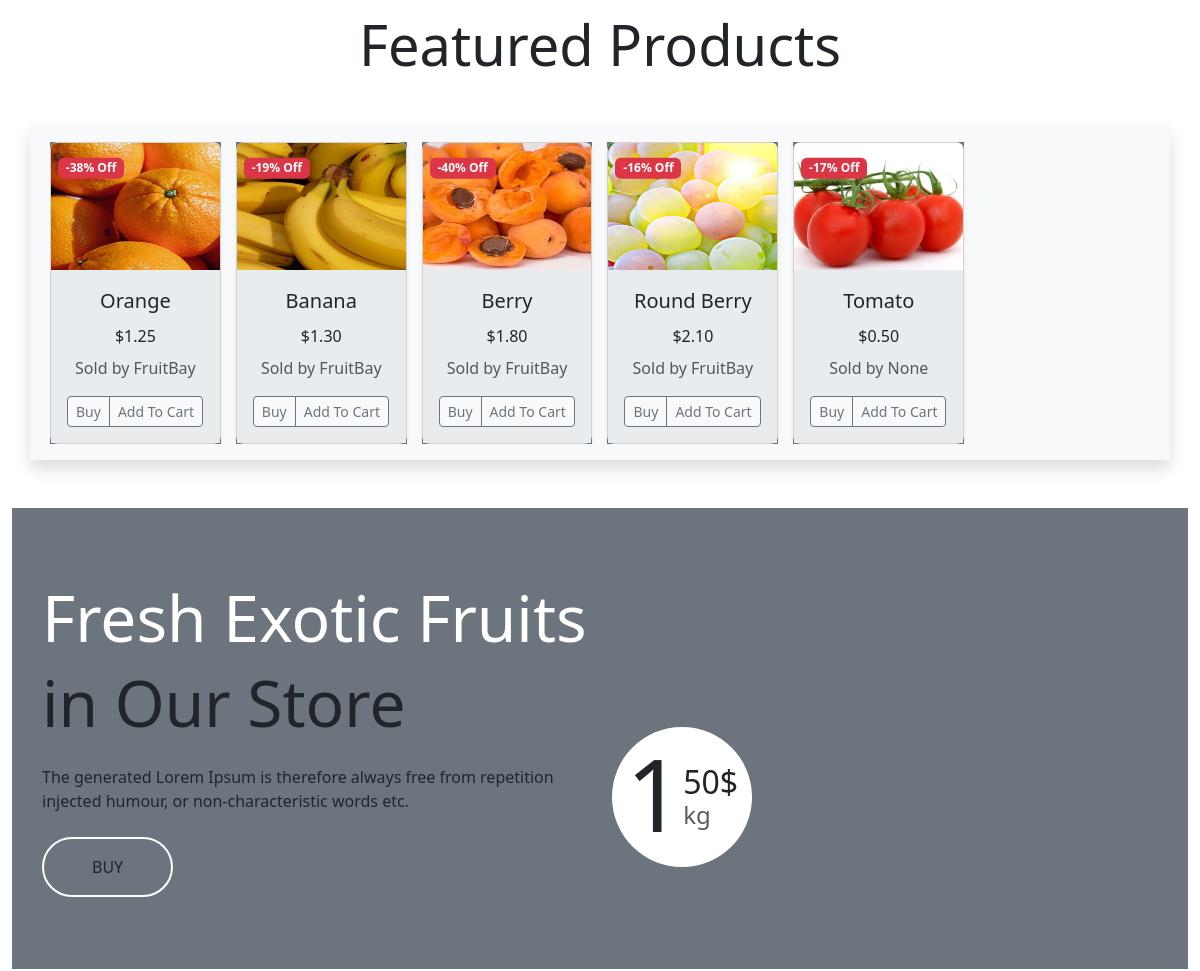
/ (middle part), run on an earlier commit of the app's database.
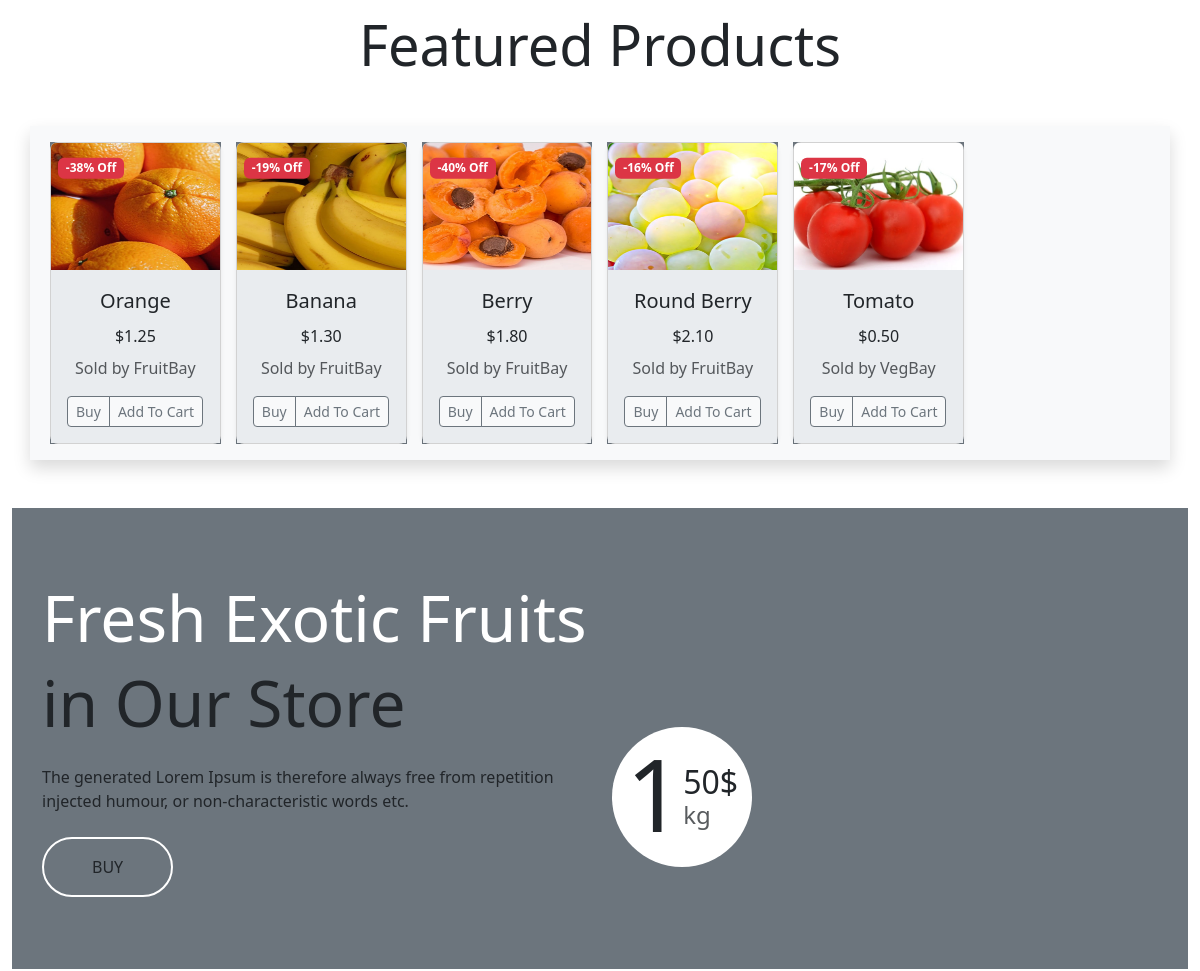
And on a later commit of the database.
### core/models.py (models this page shows, shortened)
class Product(models.Model):
    PID = ShortUUIDField(
        unique=True, length=10, prefix="PID:", max_length=15)
    title = models.CharField(max_length=100, default='Sample')
    desc = models.CharField(
        max_length=500, default='lorem lroeam ipsm lorem doooi')
    specifications = models.TextField(null=True, blank=True)
    category = models.ForeignKey(
        Category, on_delete=models.SET_NULL, null=True, related_name='product_category')
    vendor = models.ForeignKey(
        Vendor, on_delete=models.SET_NULL, null=True, blank=True, related_name='product_vendor')
    image = models.ImageField(upload_to='Product_images')
    in_stock = models.BooleanField(default=True)
    featured_on_home_page = models.BooleanField(default=False)
    price = models.DecimalField(
        max_digits=12, decimal_places=2, default='4.99')
    discount_amount = models.DecimalField(
        max_digits=12, decimal_places=2, default=0)
    product_status = models.CharField(
        max_length=20, choices=Product_Choices, default='active')
    date_added = models.DateTimeField(auto_now_add=True)
    updated = models.DateTimeField(auto_now=True, null=True)
    tags = TaggableManager(blank=True)
    def price_after_discount(self):
        return self.price - self.discount_amount
    def discount_percentage(self):
        if self.price > 0:
            return (self.discount_amount / self.price) * 100
        else:
            return 0

class Vendor(models.Model):
    VID = ShortUUIDField(unique=True, length=10, prefix="VEN:", max_length=15)
    title = models.CharField(max_length=100)
    image = models.ImageField(upload_to='Vendor_images')
    desc = models.CharField(max_length=600, blank=True,
                            null=True, default='description for vendor')
    user = models.ForeignKey(
        customUser, related_name='vendor_user', on_delete=models.SET_NULL, null=True)
    address = models.CharField(
        max_length=500, default="ABC 2nd St Kdl Kollm Kerla Ind")
    contact = models.CharField(max_length=20, default='+91 9999955555')
    message_response_time = models.CharField(max_length=10, default='2 Days')
    shipping_time = models.CharField(max_length=10, default='4 Days')
    authentic_rating = models.CharField(max_length=10, default='100%')
    return_days = models.CharField(max_length=10, default='7 Days')
    warrenty_period = models.CharField(max_length=10, default='30 Days')
    def __str__(self):
        return self.title

### core/views.py (the view)
# urls.py: path('', views.home, name='home'),
def home(request):
    feartured_products = Product.objects.filter(featured_on_home_page=True)
    latest_products = Product.objects.filter().order_by('-date_added')[:4]
    context = {
        "feartured_products": feartured_products,
        'latest_products': latest_products,
    }
    return render(request, 'core/index.html', context)

### core/context_processors.py (called while the page is built)
def context_fn(request):
    categories = Category.objects.all()
    vendors = Vendor.objects.all()
    if "cart_data_object" in request.session:
        cart_items_count = len(request.session['cart_data_object'])
    else:
        cart_items_count = 0
    context = {
        'categories_context': categories,
        'vendors_context': vendors,
        'cart_items_count_context': cart_items_count,
    }
    return context

### core/models.py (called while the page is built)
    def __str__(self):
        return self.title

### templates/core/index.html (shortened to what the changed rows need)
{%extends 'core/base.html' %}
{% block content %}
<div class="container-fluid">
    <h2 id="scroll-1" class="display-4 text-center my-5">Featured Products</h2>
    <div class="container bg-body-secondary align-items-center shadow my-4">
        <div class="row bg-body-tertiary">
            <div class="col-12">
                <div class="owl-carousel owl-theme p-2 m-2 mx-auto">
                    {% for i in feartured_products %}
                    <div class="item bg-secondary align-items-center">
                        <div class="card shadow-sm border-1 rounded-3" style="max-width: 250px; position: relative">
                            <div class="position-absolute top-0 start-0 translate-middle badge bg-danger"
                                style="z-index: 1; margin-top: 25px; margin-left: 40px">
                                -{{i.discount_percentage|floatformat:0}}% Off
                            </div>
                            <a href="{% url 'core:product_detail_view' i.PID %}" class="text-decoration-none text-dark">
                                <div class="ratio ratio-4x3">
                                    <img src="{{ i.image.url }}" class="card-img-top img-fluid" width="100%"
                                        height="100%" role="img" preserveAspectRatio="xMidYMid slice"
                                        focusable="false" />
                                </div>
                            </a>
                            <div class="card-body bg-body-secondary">
                                <a href="" class="text-decoration-none text-dark">
                                    <p class="card-title text-center fs-5">{{i.title}}</p>
                                </a>
                                <p class="card-title text-center fs-6">
                                    $<span
                                        class="card-title text-center fs-6 current-product-price-{{i.id}}">{{i.price_after_discount}}</span>
                                </p>
                                <p class="card-text text-center">
                                    <small class="text-body-secondary fs-6">Sold by {{i.vendor}}</small>
                                </p>
                                <div class="d-flex justify-content-between align-items-center">
                                    <div class="btn-group bg-body-tertiary mt-auto">
                                        <button type="button" class="btn btn-sm btn-outline-secondary">
                                            Buy
                                        </button>
                                        <button type="button" class="btn btn-outline-secondary btn-sm add-to-cart-btn"
                                            data-index="{{i.id}}" id="add-to-cart-btn">
                                            Add To Cart
                                        </button>
                                    </div>
                                </div>
                            </div>
                        </div>
                    </div>
                    {%endfor%}
                </div>
            </div>
        </div>
    </div>
    <div id="scroll-2" class="container-fluid banner bg-secondary my-5">
        <div class="container py-5">
            <div class="row g-4 align-items-center">
                <div class="col-lg-6">
                    <div class="py-4">
                        <h1 class="display-3 text-white">Fresh Exotic Fruits</h1>
                    </div>
                </div>
                <div class="col-lg-6">
                    <div class="position-relative">
                        <div class="d-flex align-items-center justify-content-center bg-white rounded-circle position-absolute"
                            style="width: 140px; height: 140px; top: 0; left: 0">
                            <h1 style="font-size: 100px">1</h1>
                        </div>
                    </div>
                </div>
            </div>
        </div>
    </div>
</div>
{%endblock%}

What changed in the data, as far as the page shows it:
changed Product "Tomato": vendor "None" → "VegBay"
